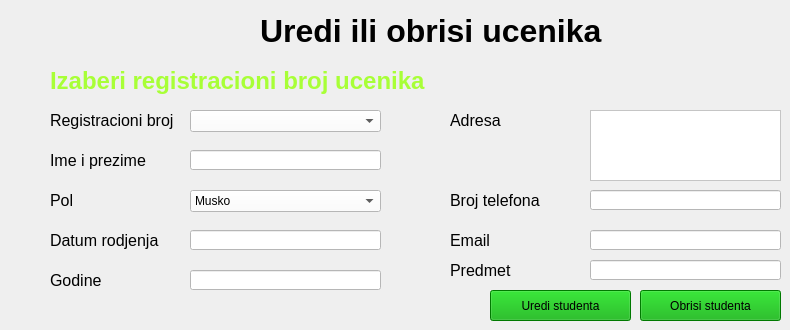
    <widget class="QWidget" name="tab_4">
     <attribute name="title">
      <string>Uredi ucenika</string>
     </attribute>
     <widget class="QLabel" name="label_20">
      <property name="geometry">
       <rect>
        <x>260</x>
        <y>10</y>
        <width>361</width>
        <height>41</height>
       </rect>
      </property>
      <property name="font">
       <font>
        <pointsize>24</pointsize>
        <weight>75</weight>
        <bold>true</bold>
       </font>
      </property>
      <property name="text">
       <string>Uredi ili obrisi ucenika</string>
      </property>
     </widget>
     <widget class="QLabel" name="label_21">
      <property name="geometry">
       <rect>
        <x>50</x>
        <y>50</y>
        <width>401</width>
        <height>61</height>
       </rect>
      </property>
      <property name="font">
       <font>
        <pointsize>18</pointsize>
        <weight>75</weight>
        <bold>true</bold>
       </font>
      </property>
      <property name="styleSheet">
       <string notr="true">color: rgb(168, 255, 55);</string>
      </property>
      <property name="text">
       <string>Izaberi registracioni broj ucenika</string>
      </property>
     </widget>
     <widget class="QLabel" name="label_22">
      <property name="geometry">
       <rect>
        <x>50</x>
        <y>110</y>
        <width>141</width>
        <height>21</height>
       </rect>
      </property>
      <property name="font">
       <font>
        <pointsize>12</pointsize>
       </font>
      </property>
      <property name="text">
       <string>Registracioni broj</string>
      </property>
     </widget>
     <widget class="QComboBox" name="cb21">
      <property name="geometry">
       <rect>
        <x>190</x>
        <y>110</y>
        <width>191</width>
        <height>22</height>
       </rect>
      </property>
      <property name="styleSheet">
       <string notr="true">background-color: rgb(255, 255, 255);</string>
      </property>
     </widget>
     <widget class="QLabel" name="label_23">
      <property name="geometry">
       <rect>
        <x>50</x>
        <y>150</y>
        <width>141</width>
        <height>21</height>
       </rect>
      </property>
      <property name="font">
       <font>
        <pointsize>12</pointsize>
       </font>
      </property>
      <property name="text">
       <string>Ime i prezime</string>
      </property>
     </widget>
     <widget class="QLabel" name="label_24">
      <property name="geometry">
       <rect>
        <x>50</x>
        <y>190</y>
        <width>141</width>
        <height>21</height>
       </rect>
      </property>
      <property name="font">
       <font>
        <pointsize>12</pointsize>
       </font>
      </property>
      <property name="text">
       <string>Pol</string>
      </property>
     </widget>
     <widget class="QLineEdit" name="tb24">
      <property name="geometry">
       <rect>
        <x>190</x>
        <y>270</y>
        <width>191</width>
        <height>20</height>
       </rect>
      </property>
      <property name="font">
       <font>
        <pointsize>12</pointsize>
       </font>
      </property>
      <property name="styleSheet">
       <string notr="true">background-color: rgb(255, 255, 255);</string>
      </property>
     </widget>
     <widget class="QLabel" name="label_25">
      <property name="geometry">
       <rect>
        <x>50</x>
        <y>230</y>
        <width>141</width>
        <height>21</height>
       </rect>
      </property>
      <property name="font">
       <font>
        <pointsize>12</pointsize>
       </font>
      </property>
      <property name="text">
       <string>Datum rodjenja</string>
      </property>
     </widget>
     <widget class="QLineEdit" name="tb23">
      <property name="geometry">
       <rect>
        <x>190</x>
        <y>230</y>
        <width>191</width>
        <height>20</height>
       </rect>
      </property>
      <property name="font">
       <font>
        <pointsize>12</pointsize>
       </font>
      </property>
      <property name="styleSheet">
       <string notr="true">background-color: rgb(255, 255, 255);</string>
      </property>
     </widget>
     <widget class="QLineEdit" name="tb21">
      <property name="geometry">
       <rect>
        <x>190</x>
        <y>150</y>
        <width>191</width>
        <height>20</height>
       </rect>
      </property>
      <property name="font">
       <font>
        <pointsize>12</pointsize>
       </font>
      </property>
      <property name="styleSheet">
       <string notr="true">background-color: rgb(255, 255, 255);</string>
      </property>
     </widget>
     <widget class="QComboBox" name="cb22">
      <property name="geometry">
       <rect>
        <x>190</x>
        <y>190</y>
        <width>191</width>
        <height>22</height>
       </rect>
      </property>
      <property name="styleSheet">
       <string notr="true">background-color: rgb(255, 255, 255);</string>
      </property>
      <item>
       <property name="text">
        <string>Musko</string>
       </property>
      </item>
      <item>
       <property name="text">
        <string>Zensko</string>
       </property>
      </item>
     </widget>
     <widget class="QLabel" name="label_26">
      <property name="geometry">
       <rect>
        <x>50</x>
        <y>270</y>
        <width>141</width>
        <height>21</height>
       </rect>
      </property>
      <property name="font">
       <font>
        <pointsize>12</pointsize>
       </font>
      </property>
      <property name="text">
       <string>Godine</string>
      </property>
     </widget>
     <widget class="QLabel" name="label_27">
      <property name="geometry">
       <rect>
        <x>450</x>
        <y>110</y>
        <width>141</width>
        <height>21</height>
       </rect>
      </property>
      <property name="font">
       <font>
        <pointsize>12</pointsize>
       </font>
      </property>
      <property name="text">
       <string>Adresa</string>
      </property>
     </widget>
     <widget class="QLabel" name="label_28">
      <property name="geometry">
       <rect>
        <x>450</x>
        <y>190</y>
        <width>141</width>
        <height>21</height>
       </rect>
      </property>
      <property name="font">
       <font>
        <pointsize>12</pointsize>
       </font>
      </property>
      <property name="text">
       <string>Broj telefona</string>
      </property>
     </widget>
     <widget class="QLineEdit" name="tb25">
      <property name="geometry">
       <rect>
        <x>590</x>
        <y>190</y>
        <width>191</width>
        <height>20</height>
       </rect>
      </property>
      <property name="font">
       <font>
        <pointsize>12</pointsize>
       </font>
      </property>
      <property name="styleSheet">
       <string notr="true">background-color: rgb(255, 255, 255);</string>
      </property>
     </widget>
     <widget class="QLabel" name="label_29">
      <property name="geometry">
       <rect>
        <x>450</x>
        <y>260</y>
        <width>141</width>
        <height>21</height>
       </rect>
      </property>
      <property name="font">
       <font>
        <pointsize>12</pointsize>
       </font>
      </property>
      <property name="text">
       <string>Predmet</string>
      </property>
     </widget>
     <widget class="QPushButton" name="b21">
      <property name="geometry">
       <rect>
        <x>490</x>
        <y>290</y>
        <width>141</width>
        <height>31</height>
       </rect>
      </property>
      <property name="styleSheet">
       <string notr="true">font: 75 12pt &quot;MS Shell Dlg 2&quot;;
background-color: rgb(0, 170, 0);</string>
      </property>
      <property name="text">
       <string>Uredi studenta</string>
      </property>
     </widget>
     <widget class="QTextEdit" name="mtb21">
      <property name="geometry">
       <rect>
        <x>590</x>
        <y>110</y>
        <width>191</width>
        <height>71</height>
       </rect>
      </property>
      <property name="styleSheet">
       <string notr="true">background-color: rgb(255, 255, 255);</string>
      </property>
     </widget>
     <widget class="QLineEdit" name="tb26">
      <property name="geometry">
       <rect>
        <x>590</x>
        <y>230</y>
        <width>191</width>
        <height>20</height>
       </rect>
      </property>
      <property name="font">
       <font>
        <pointsize>12</pointsize>
       </font>
      </property>
      <property name="styleSheet">
       <string notr="true">background-color: rgb(255, 255, 255);</string>
      </property>
     </widget>
     <widget class="QLabel" name="label_30">
      <property name="geometry">
       <rect>
        <x>450</x>
        <y>230</y>
        <width>141</width>
        <height>21</height>
       </rect>
      </property>
      <property name="font">
       <font>
        <pointsize>12</pointsize>
       </font>
      </property>
      <property name="text">
       <string>Email</string>
      </property>
     </widget>
     <widget class="QLineEdit" name="tb27">
      <property name="geometry">
       <rect>
        <x>590</x>
        <y>260</y>
        <width>191</width>
        <height>20</height>
       </rect>
      </property>
      <property name="font">
       <font>
        <pointsize>12</pointsize>
       </font>
      </property>
      <property name="styleSheet">
       <string notr="true">background-color: rgb(255, 255, 255);</string>
      </property>
     </widget>
     <widget class="QPushButton" name="b22">
      <property name="geometry">
       <rect>
        <x>640</x>
        <y>290</y>
        <width>141</width>
        <height>31</height>
       </rect>
      </property>
      <property name="styleSheet">
       <string notr="true">font: 75 12pt &quot;MS Shell Dlg 2&quot;;
background-color: rgb(0, 170, 0);</string>
      </property>
      <property name="text">
       <string>Obrisi studenta</string>
      </property>
     </widget>
    </widget>
